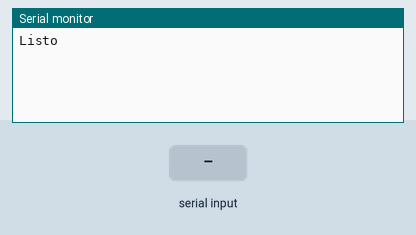
Simulated run of this sketch. Board: Arduino Mega 2560, built with avr-gcc and run on an emulated ATmega2560. Shown: the last lines printed to the serial monitor. Inputs (shaded band) come from the test bench.

Above: at 1.2 s.
1.3 s: "1" received over the second serial link
At 2.1 s:
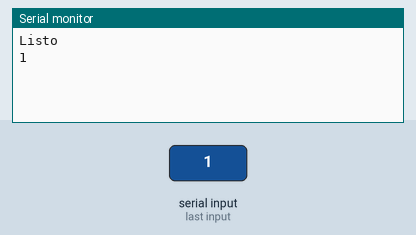
2.8 s: "0" received over the second serial link
At 3.3 s:
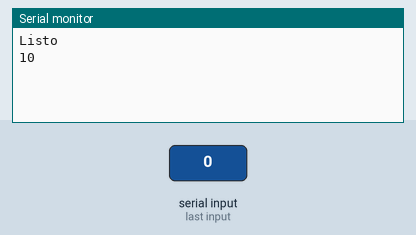

Measured:
- after the input at 1.3 s, the serial monitor: prints a new line at once (image 1)
- after the input at 2.8 s, the serial monitor: prints a new line at once (image 2)

The sketch:

eSTE_EL_EL_BUENO.ino
```cpp
#include <SoftwareSerial.h>	// libreria que permite establecer pines digitales
//YA NO LE MUEVAS WEEE XD FUNCIONA EN EL 14 Y 15;

void setup(){
  Serial.begin(9600);		// comunicacion de monitor serial a 9600 bps
  Serial.println("Listo");	// escribe Listo en el monitor
  Serial3.begin(38400);		// comunicacion serie entre Arduino y el modulo a 38400 bps
}

void loop(){
if (Serial3.available())     	// si hay informacion disponible desde modulo
   Serial.write(Serial3.read()); 	// lee Bluetooth y envia a monitor serial de Arduino

if (Serial.available())   	// si hay informacion disponible desde el monitor serial
   Serial3.write(Serial.read()); 	// lee monitor serial y envia a Bluetooth

}
```
